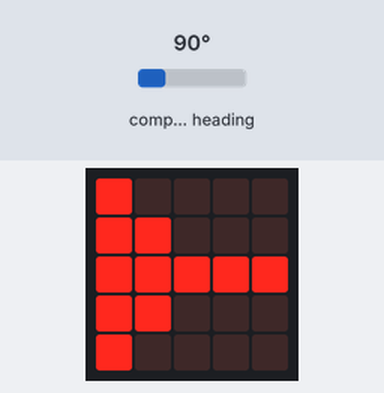
The program below on a simulated BBC micro:bit (MakeCode). Parts: the board's 5×5 LED display. Inputs (shaded band) come from the test bench; at power-on: compass heading 90°. The compass is already calibrated.

Above: at 1.2 s.
1.3 s: compass heading set to 7°
At 2.0 s:
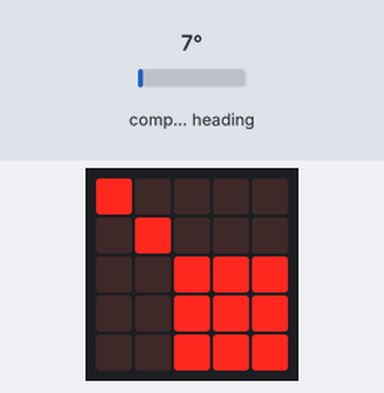
3.1 s: compass heading set to 180°
At 4.0 s:
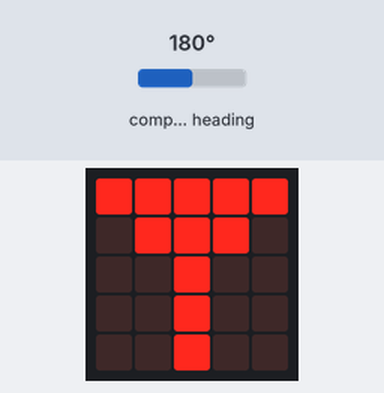
4.8 s: compass heading set to 269°
At 6.0 s:
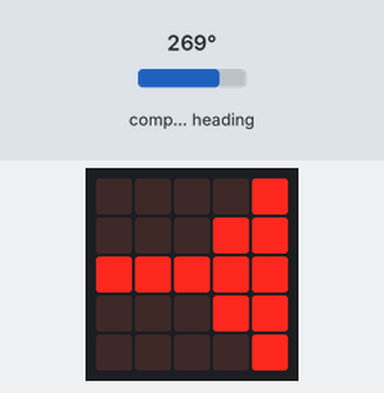
6.5 s: compass heading set to 254°
8.0 s: compass heading set to 243°
At 9.2 s:
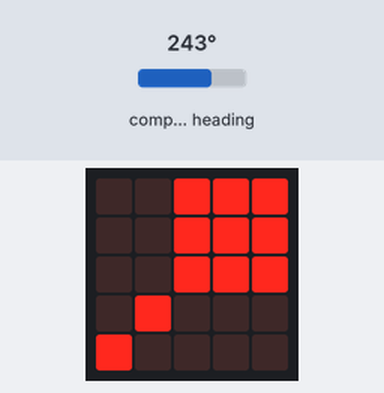
9.5 s: compass heading set to 90°
At 10.0 s:
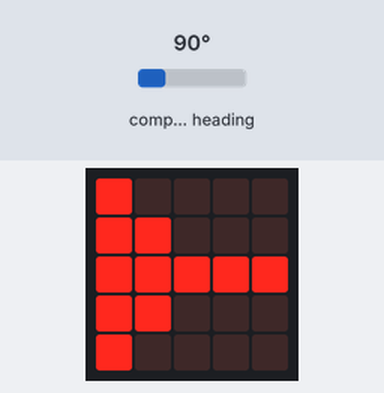
Timing chart, 0 to 12.2 s (numbered marks = the images above; inputs shaded):
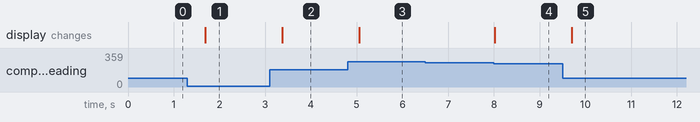

Measured:
- the behaviour switches between 248 and 247° on compass heading (found by bisection; images 3 and 4)
- after the input at 1.3 s, the display: changes after 0.39 s (image 1)
- after the input at 3.1 s, the display: changes after 0.27 s (image 2)
- after the input at 4.8 s, the display: changes after 0.26 s (image 3)
- after the input at 6.5 s, every drawn part: stays the same
- after the input at 8.0 s, the display: changes at once (image 4)
- after the input at 9.5 s, the display: changes after 0.21 s (image 5)

The program:

main.ts
```typescript
basic.forever(function () {
    if (input.compassHeading() > 338 && input.compassHeading() < 23) {
        basic.showLeds(`
            . . # . .
            . . # . .
            . . # . .
            . # # # .
            # # # # #
            `)
    } else if (input.compassHeading() > 22 && input.compassHeading() < 68) {
        basic.showLeds(`
            . . . . #
            . . . # .
            # # # . .
            # # # . .
            # # # . .
            `)
    } else if (input.compassHeading() > 67 && input.compassHeading() < 113) {
        basic.showLeds(`
            # . . . .
            # # . . .
            # # # # #
            # # . . .
            # . . . .
            `)
    } else if (input.compassHeading() > 112 && input.compassHeading() < 158) {
        basic.showLeds(`
            # # # . .
            # # # . .
            # # # . .
            . . . # .
            . . . . #
            `)
    } else if (input.compassHeading() > 157 && input.compassHeading() < 203) {
        basic.showLeds(`
            # # # # #
            . # # # .
            . . # . .
            . . # . .
            . . # . .
            `)
    } else if (input.compassHeading() > 202 && input.compassHeading() < 248) {
        basic.showLeds(`
            . . # # #
            . . # # #
            . . # # #
            . # . . .
            # . . . .
            `)
    } else if (input.compassHeading() > 247 && input.compassHeading() < 293) {
        basic.showLeds(`
            . . . . #
            . . . # #
            # # # # #
            . . . # #
            . . . . #
            `)
    } else {
        basic.showLeds(`
            # . . . .
            . # . . .
            . . # # #
            . . # # #
            . . # # #
            `)
    }
})
```

test.ts
```typescript
// tests gaan hier; deze zal niet worden gecompileerd wanneer dit pakket wordt gebruikt als extensie.
```
